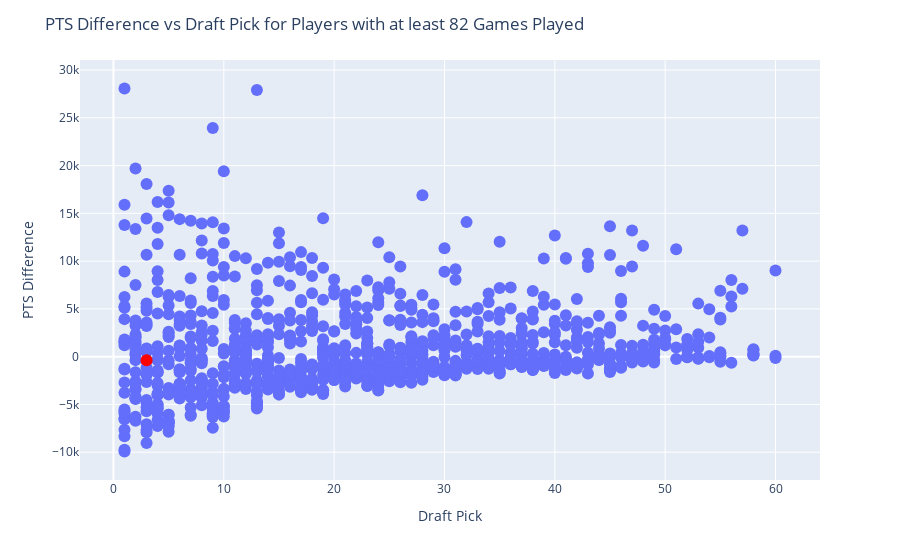

Here is the notebook cell this chart was saved with:
### Code cell
import plotly.express as px
from IPython.display import clear_output

# Filter players based on the minimum games played
filtered_df = df_career_na_filled[df_career_na_filled['G'] >= min_games]

# create a combobox widget with all 'Player' values
player_widget_stat_scatter = widgets.Combobox(
    placeholder='Choose a Player',
    options=df_career_na_filled['Player'].unique().tolist(),
    description='Player:',
    ensure_option=True,
    disabled=False
)

# create a dropdown widget with all relevant stats
stat_dropdown = widgets.Dropdown(
    options=relevant_stats,
    description='Select Stat:',
    disabled=False,
)

# Define the output area to display the scatter plot
output_stat_scatter = widgets.Output()

# Function to update the output area based on the selected stat
def on_value_change_stat_scatter(change):
    clear_output()
    output_stat_scatter.clear_output()
    selected_stat = stat_dropdown.value
    selected_player = player_widget_stat_scatter.value

    display(player_widget_stat_scatter)
    display(stat_dropdown)
    with output_stat_scatter:
        fig = px.scatter(filtered_df, x='Pk', y=f'{selected_stat}_diff', hover_name='Player',
                         hover_data={'Pk': True, f'{selected_stat}_diff': True, 'Player': False, selected_stat: True, f'{selected_stat}_rank': True})
        if selected_player in filtered_df['Player'].values:
            highlighted_player = filtered_df[filtered_df['Player'] == selected_player]
            fig.add_trace(px.scatter(highlighted_player, x='Pk', y=f'{selected_stat}_diff', hover_name='Player',
                                     hover_data={'Pk': True, f'{selected_stat}_diff': True, 'Player': False, selected_stat: True, f'{selected_stat}_rank': True},
                                     color_discrete_sequence=['red']).data[0])
        fig.update_traces(marker=dict(size=12), showlegend=False)
        fig.update_layout(title=f'{selected_stat} Difference vs Draft Pick for Players with at least {min_games} Games Played',
                          xaxis_title='Draft Pick', yaxis_title=f'{selected_stat} Difference')
        fig.show()
    
# Observe changes in the value of the dropdown and call the function
stat_dropdown.observe(on_value_change_stat_scatter, names='value')
player_widget_stat_scatter.observe(on_value_change_stat_scatter, names='value')

# Display the dropdown and the output area
display(player_widget_stat_scatter)
display(stat_dropdown)
display(output_stat_scatter)

### Figure 1 — Plotly figure (JSON) as saved in the notebook; plotly's stock layout.template omitted (floating-point values rounded to 4 significant figures; data arrays with more than 128 entries replaced by an {"elided": "..."} marker saying what was removed)
{"data": [{"customdata": {"elided": "998x3 mixed values"}, "hovertemplate": "<b>%{hovertext}</b><br><br>Pk=%{x}<br>PTS_diff=%{y}<br>PTS=%{customdata[1]}<br>PTS_rank=%{customdata[2]}<extra></extra>", "hovertext": {"elided": "998 str values"}, "legendgroup": "", "marker": {"color": "#636efa", "size": 12, "symbol": "circle"}, "mode": "markers", "name": "", "orientation": "v", "showlegend": false, "type": "scatter", "x": {"elided": "998 int values"}, "xaxis": "x", "y": {"elided": "998 float values"}, "yaxis": "y"}, {"customdata": [["Jayson Tatum", 9865, 535]], "hovertemplate": "<b>%{hovertext}</b><br><br>Pk=%{x}<br>PTS_diff=%{y}<br>PTS=%{customdata[1]}<br>PTS_rank=%{customdata[2]}<extra></extra>", "hovertext": ["Jayson Tatum"], "legendgroup": "", "marker": {"color": "red", "size": 12, "symbol": "circle"}, "mode": "markers", "name": "", "orientation": "v", "showlegend": false, "type": "scatter", "x": [3], "xaxis": "x", "y": [-364.1], "yaxis": "y"}], "layout": {"legend": {"tracegroupgap": 0}, "margin": {"t": 60}, "title": {"text": "PTS Difference vs Draft Pick for Players with at least 82 Games Played"}, "xaxis": {"anchor": "y", "domain": [0, 1], "title": {"text": "Draft Pick"}}, "yaxis": {"anchor": "x", "domain": [0, 1], "title": {"text": "PTS Difference"}}}}
